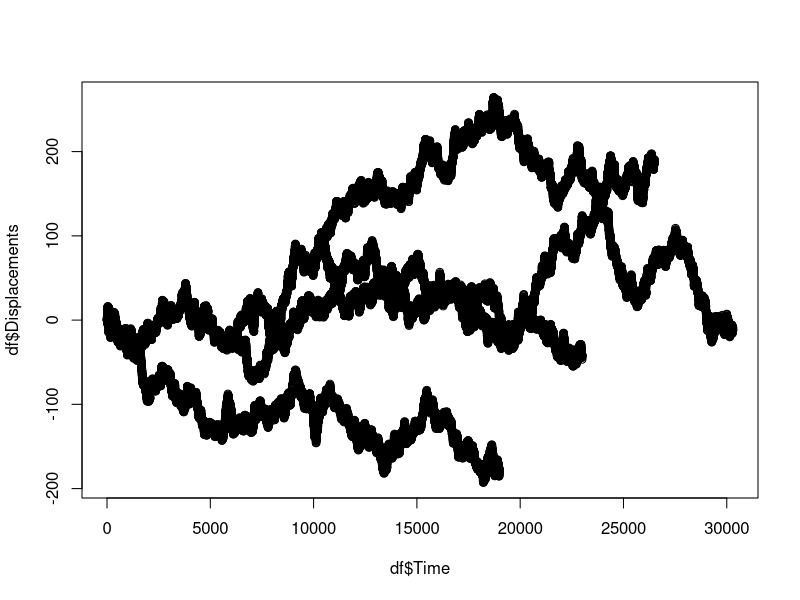
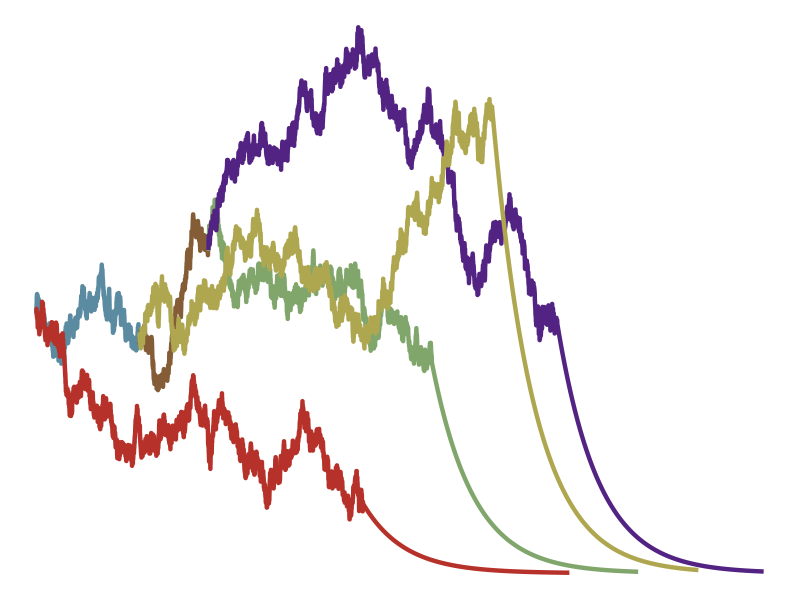
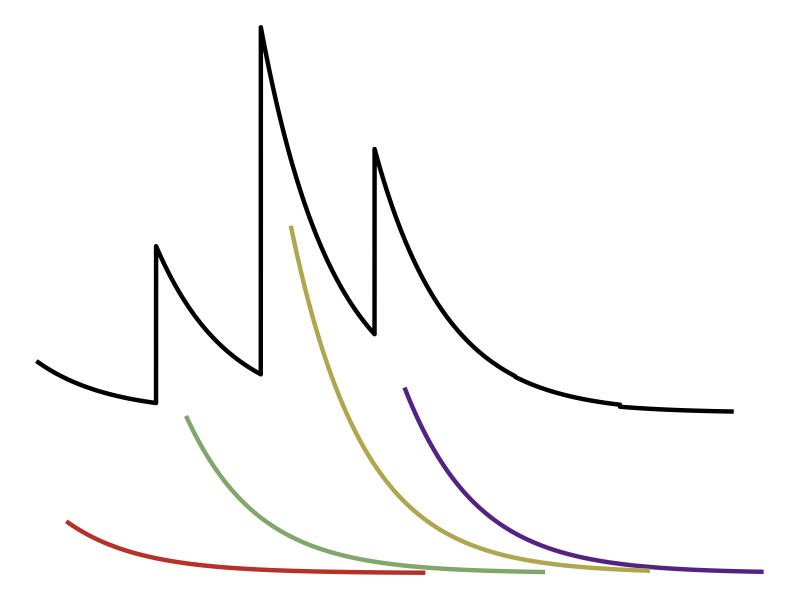
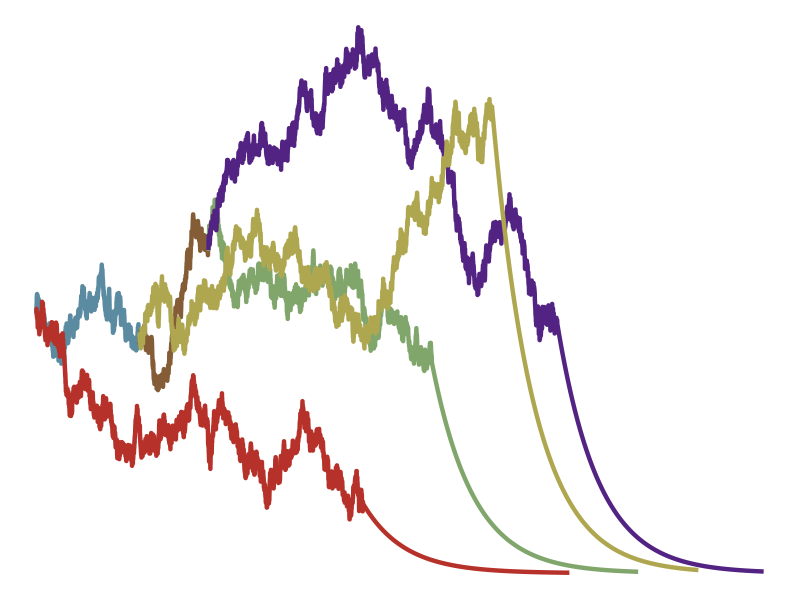
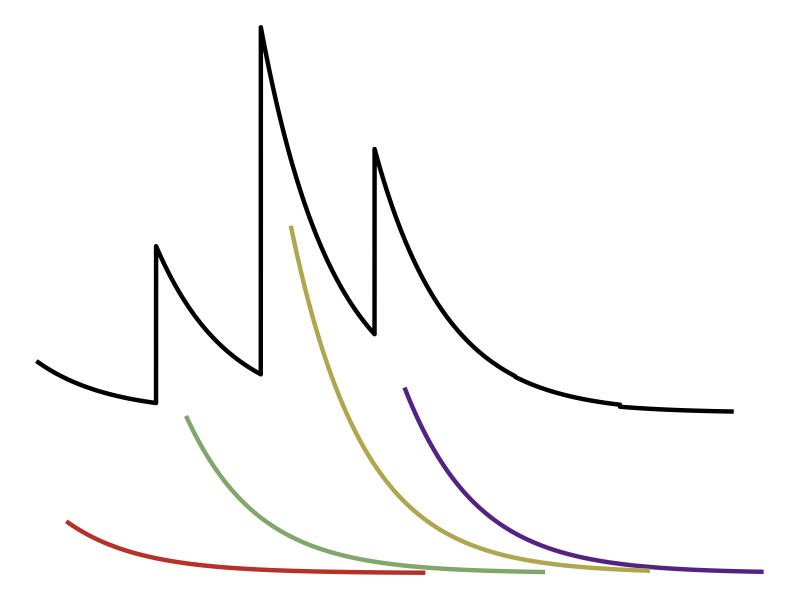

These figures' R source, in order:
setwd("~/EBOVPhyloHawkes")
library(ggplot2)
library(reshape2)

#source("grid_arrange.R")

set.seed(666)

blue <- 60
red <- 190
brown <- 40
yellow <- 205
purple <- 203
green <- 130

rps <- 100
set.seed(4)

bluePath <- cumsum(rnorm(blue*rps))
redPath  <- cumsum(rnorm(red*rps)) 
brownPath <- cumsum(rnorm(brown*rps)) + bluePath[length(bluePath)]
yellowPath <- cumsum(rnorm(yellow*rps)) + bluePath[length(bluePath)]
purplePath <- cumsum(rnorm(purple*rps)) + brownPath[length(brownPath)]
greenPath <- cumsum(rnorm(green*rps)) + brownPath[length(brownPath)]
Displacements <- c(bluePath,redPath,brownPath,yellowPath,purplePath,greenPath)
Time <- c(1:(blue*rps),
          1:(red*rps),
          (blue*rps+1):(blue*rps+brown*rps),
          (blue*rps+1):(blue*rps+yellow*rps),
          (blue*rps+brown*rps+1):(blue*rps+brown*rps+purple*rps),
          (blue*rps+brown*rps+1):(blue*rps+brown*rps+green*rps))

df <- data.frame(Displacements,Time)
plot(df$Time,df$Displacements)

df$Colors <- c(rep("Blue",blue*rps),
               rep("Red",red*rps),
               rep("Brown",brown*rps),
               rep("Yellow",yellow*rps),
               rep("Purple",purple*rps),
               rep("Green",green*rps))
df$Colors <- factor(df$Colors)

# add rate functions
lowest <- min(df$Displacements)-50
expfun <- dexp(seq(from=0,to=5,length.out = 6000))-1
Displacements <- c(expfun*abs(redPath[length(redPath)]-lowest)+redPath[length(redPath)],
                   expfun*abs(yellowPath[length(yellowPath)]-lowest)+yellowPath[length(yellowPath)],
                   expfun*abs(purplePath[length(purplePath)]-lowest)+purplePath[length(purplePath)],
                   expfun*abs(greenPath[length(greenPath)]-lowest)+greenPath[length(greenPath)])
Time <- c( seq(from=max(df$Time[df$Colors=="Red"])+1,
           to=(max(df$Time[df$Colors=="Red"])+12000),length.out=6000),
           seq(from=max(df$Time[df$Colors=="Yellow"])+1,
               to=(max(df$Time[df$Colors=="Yellow"])+12000),length.out=6000),
           seq(from=max(df$Time[df$Colors=="Purple"])+1,
               to=(max(df$Time[df$Colors=="Purple"])+12000),length.out=6000),
           seq(from=max(df$Time[df$Colors=="Green"])+1,
               to=(max(df$Time[df$Colors=="Green"])+12000),length.out=6000))
Colors <- c(rep("Red",6000),
            rep("Yellow",6000),
            rep("Purple",6000),
            rep("Green",6000))
df2 <- data.frame(Displacements,Time,Colors)

df3 <- rbind(df,df2)

gg <- ggplot(df3,aes(x=Time,y=Displacements,color=Colors))+
  #geom_segment(x = 0,y=0,yend=0,xend=max(Time),color="black",size=1.5) +
  geom_line(size=1.5,alpha=1) +
  scale_color_manual(values=c("#5a8ba0","#845d36","#81a66c","#532383","#b63129","#afa750")) +
  theme_void()+
  theme(legend.position = "none") 
gg

ggsave("figures/brownianMotion.png",device = "png", width = 5, height = 3)


# rates figure
d <- 1000
Displacements <- Displacements + abs(min(Displacements))
Time <- c( round(seq.int(from=max(df$Time[df$Colors=="Red"])-d+1,
               to=(max(df$Time[df$Colors=="Red"])+12000-d),length.out = 6000)),
           round(seq.int(from=max(df$Time[df$Colors=="Yellow"])+1-d,
               to=(max(df$Time[df$Colors=="Yellow"])+12000-d),length.out = 6000)),
           round(seq.int(from=max(df$Time[df$Colors=="Purple"])+1-d,
               to=(max(df$Time[df$Colors=="Purple"])+12000-d),length.out = 6000)),
           round(seq.int(from=max(df$Time[df$Colors=="Green"])+1-d,
               to=(max(df$Time[df$Colors=="Green"])+12000-d),length.out = 6000)))
Colors <- c(rep("Red",6000),
            rep("Yellow",6000),
            rep("Purple",6000),
            rep("Green",6000))
# Time2 <- min(Time):max(Time)
# Colors2 <- rep("Black",length(Time2))
#   
df4 <- data.frame(Displacements,Time,Colors)
df4$Colors <- factor(df4$Colors)
df4 <- dplyr::distinct(df4,Time,Colors,.keep_all=TRUE)
df4$Time[df4$Time %% 2 == 0] <- df4$Time[df4$Time %% 2 == 0] - 1


df5 <- aggregate(Displacements~Time,data=df4,sum) 
df5$Colors <- "Black"
#df6 <- merge(df4,df5)
df5 <- df5[,c("Displacements","Time","Colors")]
df5$Time <- df5$Time - 1000
df5$Displacements <- df5$Displacements + 200
df6 <- rbind(df4,df5)

gg <- ggplot(df6,aes(x=Time,y=Displacements,color=Colors))+
  geom_line(size=1.5,alpha=1) +
  scale_color_manual(values=c("#81a66c","#532383","#b63129","#afa750","black")) +
  theme_void()+
  theme(legend.position = "none") 
gg

ggsave("figures/additiveRate.png",device="png",width = 5,height=3)
